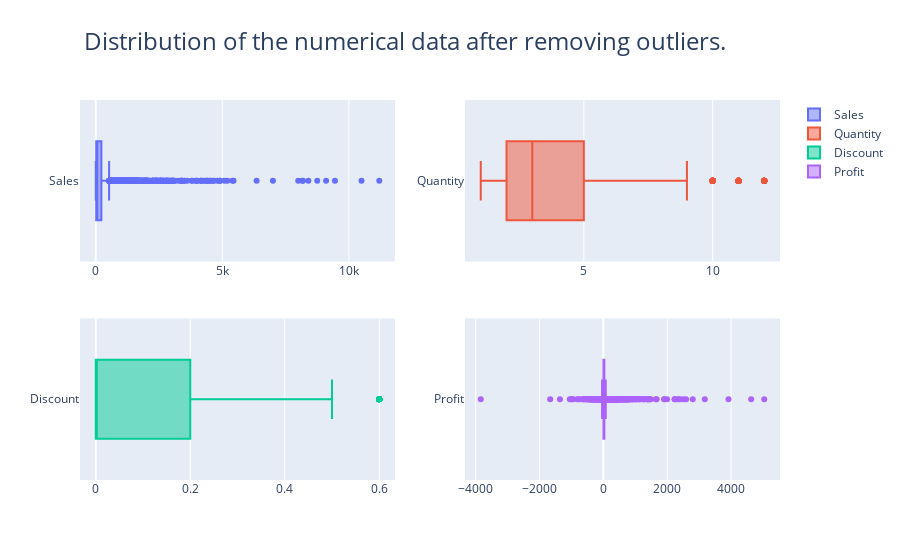

Here is the notebook cell this chart was saved with:
### Code cell
# Distributions of numerical variables after removing outliers
sales = go.Box(x=store_df['Sales'],name='Sales')
Quantity = go.Box(x=store_df['Quantity'],name='Quantity')
Discount = go.Box(x=store_df['Discount'],name='Discount')
Profit = go.Box(x=store_df['Profit'],name='Profit')

fig = make_subplots(rows=2, cols=2)
fig.append_trace(sales, row = 1, col = 1)
fig.append_trace(Quantity, row = 1, col = 2)
fig.append_trace(Discount, row = 2, col = 1)
fig.append_trace(Profit, row = 2, col = 2)

fig.update_layout(
    title_text = 'Distribution of the numerical data after removing outliers.',
    title_font_size = 24,
    title_x=0.45)

fig.show()

### Figure 1 — Plotly figure (JSON) as saved in the notebook; plotly's stock layout.template omitted (floating-point values rounded to 4 significant figures; data arrays with more than 128 entries replaced by an {"elided": "..."} marker saying what was removed)
{"data": [{"name": "Sales", "type": "box", "x": {"elided": "9221 float values"}, "xaxis": "x", "yaxis": "y"}, {"name": "Quantity", "type": "box", "x": {"elided": "9221 int values"}, "xaxis": "x2", "yaxis": "y2"}, {"name": "Discount", "type": "box", "x": {"elided": "9221 float values"}, "xaxis": "x3", "yaxis": "y3"}, {"name": "Profit", "type": "box", "x": {"elided": "9221 float values"}, "xaxis": "x4", "yaxis": "y4"}], "layout": {"autosize": true, "title": {"font": {"size": 24}, "text": "Distribution of the numerical data after removing outliers.", "x": 0.45}, "xaxis": {"anchor": "y", "autorange": true, "domain": [0, 0.45], "range": [-621.2, 11820.0], "type": "linear"}, "xaxis2": {"anchor": "y2", "autorange": true, "domain": [0.55, 1], "range": [0.3889, 12.61], "type": "linear"}, "xaxis3": {"anchor": "y3", "autorange": true, "domain": [0, 0.45], "range": [-0.03333, 0.6333], "type": "linear"}, "xaxis4": {"anchor": "y4", "autorange": true, "domain": [0.55, 1], "range": [-4333.0, 5533.0], "type": "linear"}, "yaxis": {"anchor": "x", "autorange": true, "domain": [0.575, 1], "range": [-0.5, 0.5], "type": "category"}, "yaxis2": {"anchor": "x2", "autorange": true, "domain": [0.575, 1], "range": [-0.5, 0.5], "type": "category"}, "yaxis3": {"anchor": "x3", "autorange": true, "domain": [0, 0.425], "range": [-0.5, 0.5], "type": "category"}, "yaxis4": {"anchor": "x4", "autorange": true, "domain": [0, 0.425], "range": [-0.5, 0.5], "type": "category"}}}
